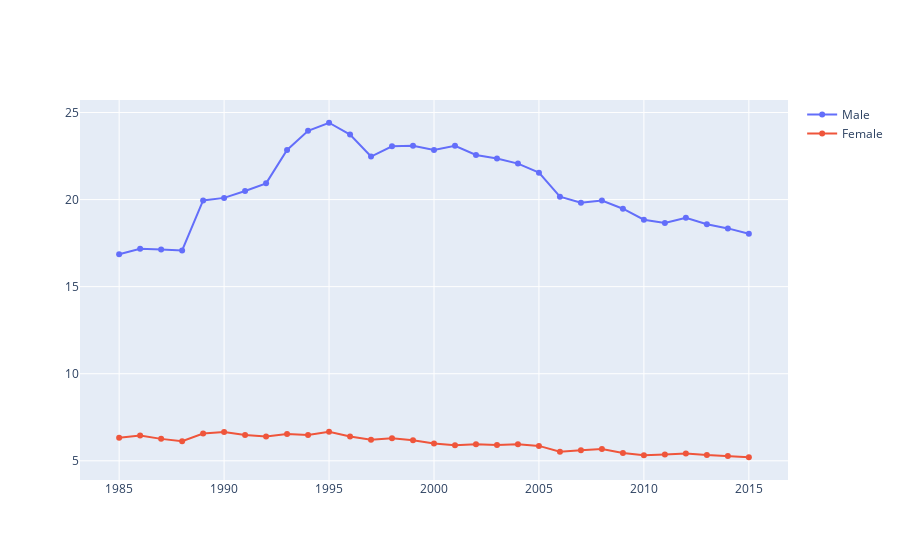

Notebook code for this chart:
### Code cell
suicides_rate_sex = suicides_data_without_2016[['year','population','suicides_no','sex']].groupby(['year','sex']).sum()
suicides_rate_sex['suicides per 100k'] = suicides_rate_sex['suicides_no']/suicides_rate_sex['population']*100000
suicides_rate_sex = suicides_rate_sex.reset_index(level = 1)
suicides_rate_male = suicides_rate_sex[suicides_rate_sex['sex']=='male']
suicides_rate_female = suicides_rate_sex[suicides_rate_sex['sex']=='female']

fig = go.Figure()
fig.add_trace(go.Scatter(x = suicides_rate_male.index.get_level_values('year'),
                         y = suicides_rate_male['suicides per 100k'],
                        mode = 'lines+markers',
                         name = 'Male'
                        ))
fig.add_trace(go.Scatter(x = suicides_rate_female.index.get_level_values('year'),
                         y = suicides_rate_female['suicides per 100k'],
                        mode = 'lines+markers',
                         name = 'Female'
                        ))
fig.update_traces(hoverinfo="all", hovertemplate="Year: %{x}<br>Suicides per 100k: %{y}")
pio.write_html(fig,file='Male_Female_lineplot',auto_open=True)
fig.show()

### Figure 1 — Plotly figure (JSON) as saved in the notebook; plotly's stock layout.template omitted (floating-point values rounded to 4 significant figures)
{"data": [{"hoverinfo": "all", "hovertemplate": "Year: %{x}<br>Suicides per 100k: %{y}", "mode": "lines+markers", "name": "Male", "type": "scatter", "x": [1985, 1986, 1987, 1988, 1989, 1990, 1991, 1992, 1993, 1994, 1995, 1996, 1997, 1998, 1999, 2000, 2001, 2002, 2003, 2004, 2005, 2006, 2007, 2008, 2009, 2010, 2011, 2012, 2013, 2014, 2015], "y": [16.87, 17.18, 17.14, 17.08, 19.95, 20.1, 20.49, 20.93, 22.85, 23.95, 24.41, 23.74, 22.47, 23.06, 23.09, 22.85, 23.09, 22.56, 22.36, 22.07, 21.55, 20.17, 19.82, 19.95, 19.48, 18.85, 18.66, 18.96, 18.58, 18.34, 18.04]}, {"hoverinfo": "all", "hovertemplate": "Year: %{x}<br>Suicides per 100k: %{y}", "mode": "lines+markers", "name": "Female", "type": "scatter", "x": [1985, 1986, 1987, 1988, 1989, 1990, 1991, 1992, 1993, 1994, 1995, 1996, 1997, 1998, 1999, 2000, 2001, 2002, 2003, 2004, 2005, 2006, 2007, 2008, 2009, 2010, 2011, 2012, 2013, 2014, 2015], "y": [6.331, 6.455, 6.26, 6.128, 6.569, 6.648, 6.48, 6.402, 6.536, 6.483, 6.67, 6.401, 6.204, 6.292, 6.175, 5.996, 5.892, 5.952, 5.905, 5.948, 5.856, 5.526, 5.608, 5.677, 5.449, 5.324, 5.362, 5.418, 5.328, 5.274, 5.205]}], "layout": {}}
